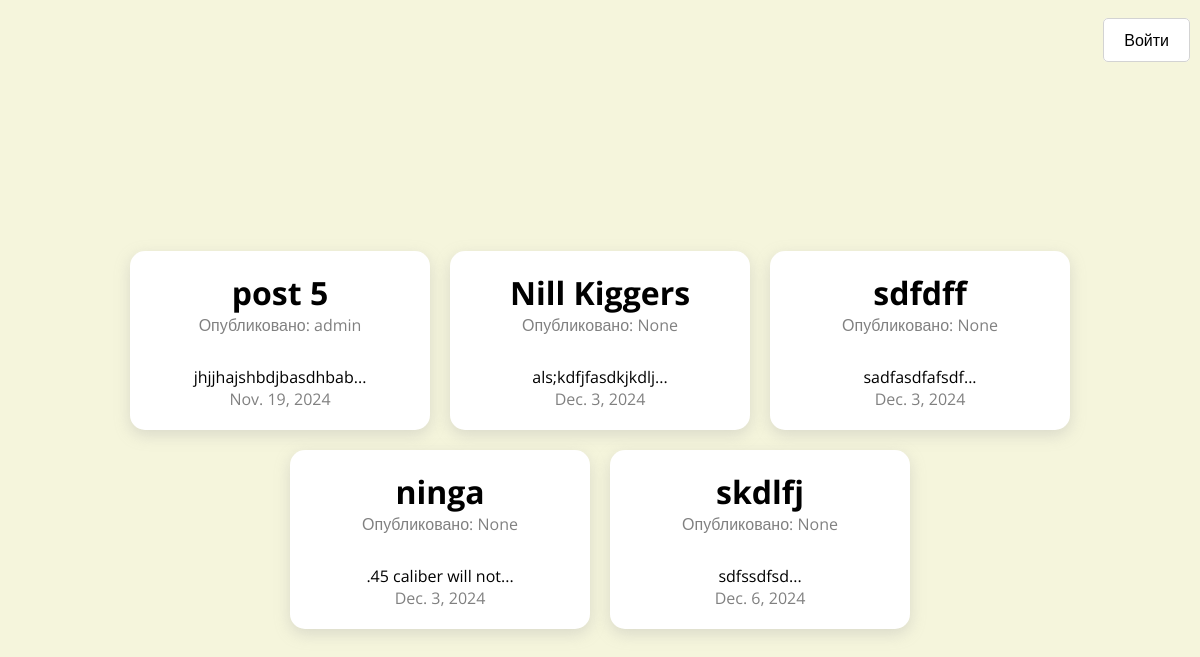
Before: / with the older database file.
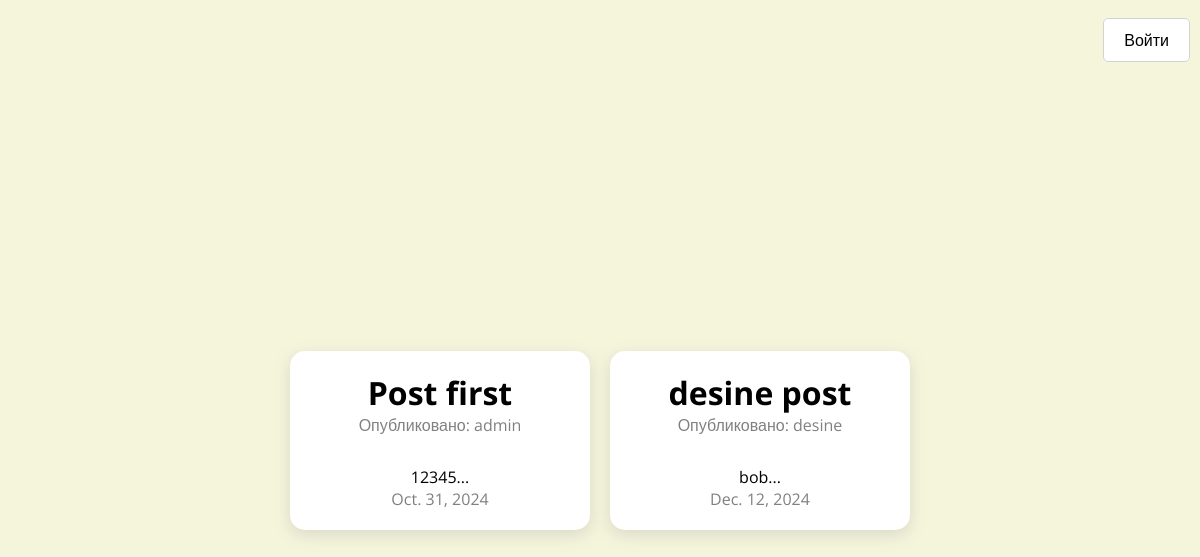
After: the same page with the newer database file.
### app/models.py (models this page shows, shortened)
class Post(models.Model):
    title = models.CharField(max_length=255)
    body = models.TextField()
    author = models.ForeignKey(
        User, null=True, blank=True, on_delete=models.CASCADE, default=1
    )
    date_added = models.DateField(auto_now_add=True)
    image = models.ImageField(default="default.png", blank=True)
    def snippet(self):
        return self.body[:20].strip()

### app/views.py (the view)
# urls.py: path('', home, name='home'),
def home(request):
    posts = Post.objects.all()
    return render(request, "home.html", {"posts": posts})

### app/templates/home.html
{% extends 'base_layout.html' %}
{% block content %}
<div class="container">
  {% for post in posts %}
  <a class="post" href="{% url 'app:post_detail' post.id %}">
    <div>
      <div class="title">{{post.title}}</div>
      <div class="author">Опубликовано: {{post.author}}</div>
    </div>
    <div>
      <div class="text">{{post.snippet}}...</div>
      <div class="date">{{post.date_added}}</div>
    </div>
  </a>
  {% endfor %}
</div>
{% endblock %}

### app/templates/base_layout.html (shortened to what this page needs)
{% load static %}
<!DOCTYPE html>
<html lang="en">
  <head>
    <link rel="stylesheet" href="{% static 'style.css' %}" />
  </head>
  <body>
    <header>
      <nav class="navbar">
        <div class="navbar-start">
        </div>
        <div class="navbar-menu">
          <div class="navbar-item">
            {% if user.is_authenticated %}
            <a class="button" href="{% url 'users:logout' %}">Выйти</a>
            {% else %}
            <a class="button" href="{% url 'users:login' %}">Войти</a>
            {% endif %}
          </div>
        </div>
      </nav>
    </header>
    <main>{% block content %} {% endblock %}</main>
  </body>
</html>

### static/style.css (style rules this page uses)
* { margin: 0; padding: 0; box-sizing: border-box; font-family: "Open Sans", sans-serif; }
body { height: 100vh; background: #f5f5dc; }
.navbar { display: flex; justify-content: space-between; align-items: center; padding: 10px; height: 10vh; }
.navbar-menu { display: flex; gap: 10px; }
.navbar-start { width: 5%; cursor: pointer; }
.navbar .button { padding: 10px 20px; border: 1px solid lightgrey; background: white; border-radius: 5px; cursor: pointer; color: black; text-decoration: none; }
main { height: 90vh; }
.container { height: 100%; display: flex; justify-content: center; align-items: center; align-content: center; gap: 20px; flex-wrap: wrap; }
.post { background: white; padding: 20px; width: 25%; text-align: center; display: flex; flex-direction: column; gap: 30px; border-radius: 15px; cursor: pointer; transition: 0.5s; box-shadow: rgba(166, 166, 166, 0.35) 0px 5px 15px; text-decoration: none; color: black; }
.container .title { font-weight: bold; font-size: 2rem; }
.author, .date { color: grey; }

Changed rows visible on the page:
removed Post: title "post 5", author "admin", snippet "jhjjhajshbdjbasdhbab", date_added "Nov. 19, 2024"
removed Post: title "Nill Kiggers", author "None", snippet "als;kdfjfasdkjkdlj", date_added "Dec. 3, 2024"
removed Post: title "sdfdff", author "None", snippet "sadfasdfafsdf", date_added "Dec. 3, 2024"
removed Post: title "ninga", author "None", snippet ".45 caliber will not", date_added "Dec. 3, 2024"
removed Post: title "skdlfj", author "None", snippet "sdfssdfsd", date_added "Dec. 6, 2024"
added Post: title "Post first", author "admin", snippet "12345", date_added "Oct. 31, 2024"
added Post: title "desine post", author "desine", snippet "bob", date_added "Dec. 12, 2024"
